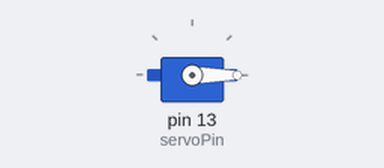
This sketch was run on a simulated Arduino Uno, built with avr-gcc and run on an emulated ATmega328P. On the bench: servo. At 2.3 s the program stops and its outputs stay as they are.

Above: at 0.1 s.
At 0.6 s:
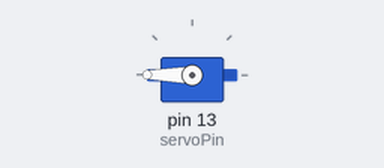
At 1.9 s:
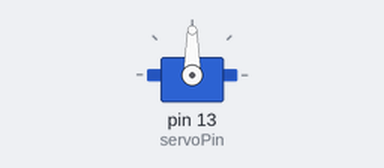
Timing chart, 0 to 3.4 s (numbered marks = the images above):
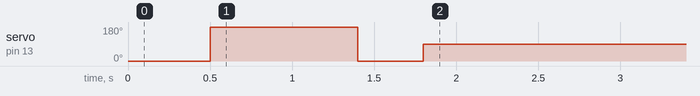

Measured:
- by itself, servo on pin 13 (servoPin): 0° → 180° at 0.50 s, → 0° 0.90 s later, → 90° 0.40 s later

The sketch:

box_drop.ino
```cpp
// BOX DROP - ROBOTIC ARM
// Use this to DROP the box in the blue zone
// Lowers arm to release box

#include <Servo.h>

Servo elbowServo;
const int servoPin = 13;

// Servo positions
const int ARM_UP = 0;         // Holding box (lifted)
const int ARM_DOWN = 180;     // Drop position (lowered)
const int ARM_RELEASE = 135;  // Partial lower to release

// Timing
const int LOWER_TIME = 600;   // Time to lower and drop box

void setup() {
  elbowServo.attach(servoPin);

  // Start with arm up (holding box from pickup)
  elbowServo.write(ARM_UP);
  delay(500);

  // Drop the box
  dropBox();

  // Return to neutral
  elbowServo.write(90);
  delay(500);

  // Done
  while(1);
}

void loop() {
  // Not used
}

void dropBox() {
  // Lower arm to release box
  elbowServo.write(ARM_DOWN);
  delay(LOWER_TIME);

  // Brief pause with box on ground
  delay(300);

  // Lift arm away from box
  elbowServo.write(ARM_UP);
  delay(400);
}


// ==========================================
// ALTERNATIVE: Gentle drop
// ==========================================
/*
void dropBoxGentle() {
  // Slowly lower to ground
  for(int angle = ARM_UP; angle <= ARM_DOWN; angle++) {
    elbowServo.write(angle);
    delay(10);
  }

  delay(500);

  // Quickly retract
  elbowServo.write(ARM_UP);
  delay(300);
}
*/
```
